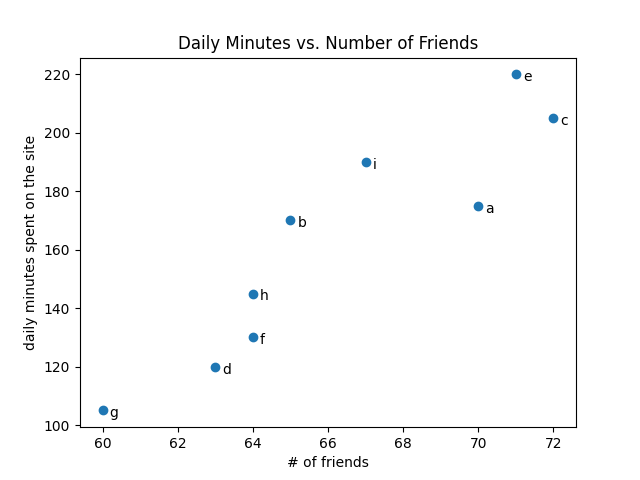

This figure's Python source:
from matplotlib import pyplot as plt

friends = [ 70, 65, 72, 63, 71, 64, 60, 64, 67]
minutes = [175, 170, 205, 120, 220, 130, 105, 145, 190]
labels = ['a', 'b', 'c', 'd', 'e', 'f', 'g', 'h', 'i']

plt.scatter(friends, minutes)

#  label each point

for label, friend_count, minute_count in zip(labels, friends, minutes):
 plt.annotate(label,
 xy=(friend_count, minute_count), # put the label with its point
 xytext=(5, -5), # but slightly offset
 textcoords='offset points')
plt.title("Daily Minutes vs. Number of Friends")
plt.xlabel("# of friends")
plt.ylabel("daily minutes spent on the site")
plt.savefig('scatter.png')